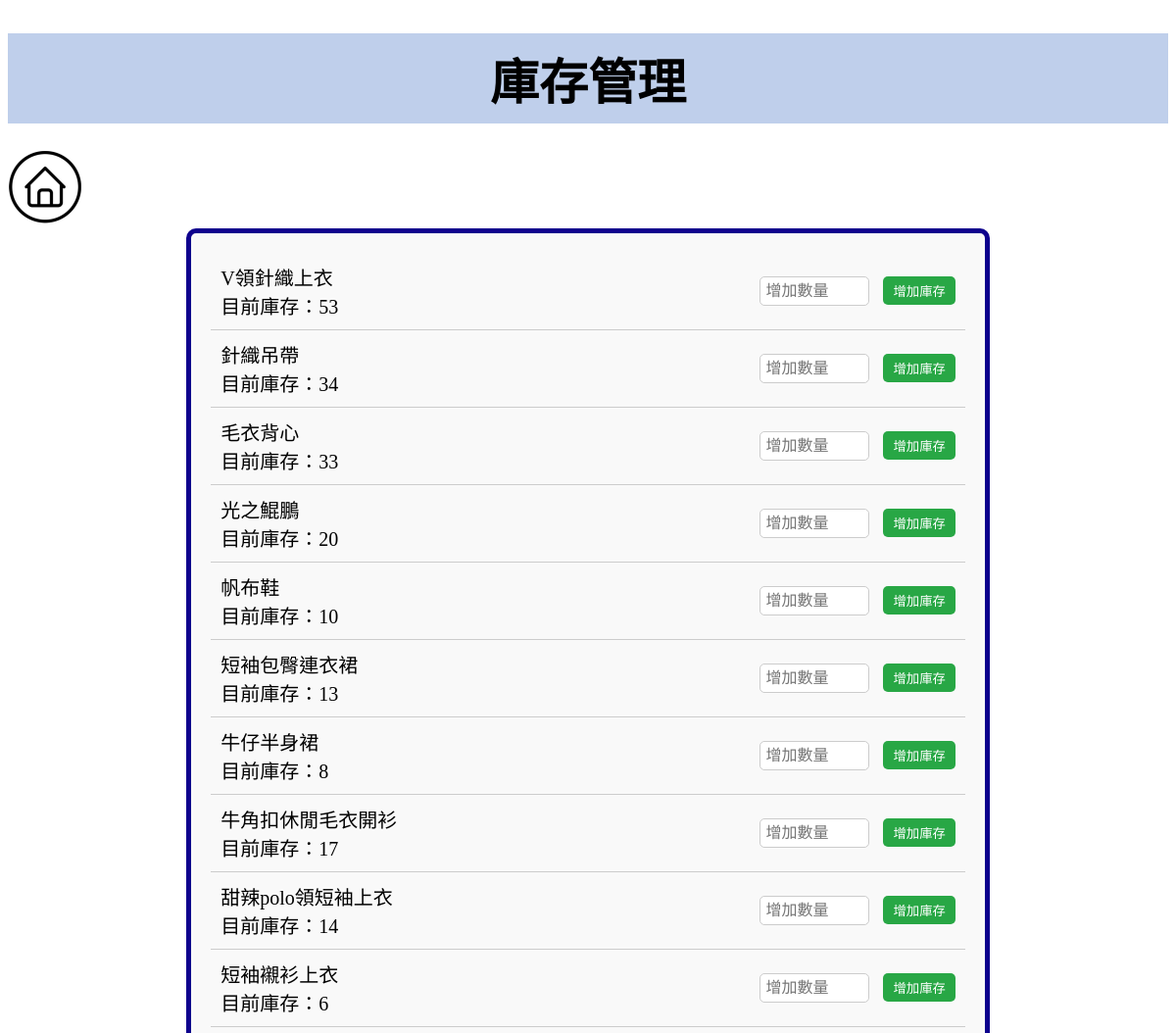
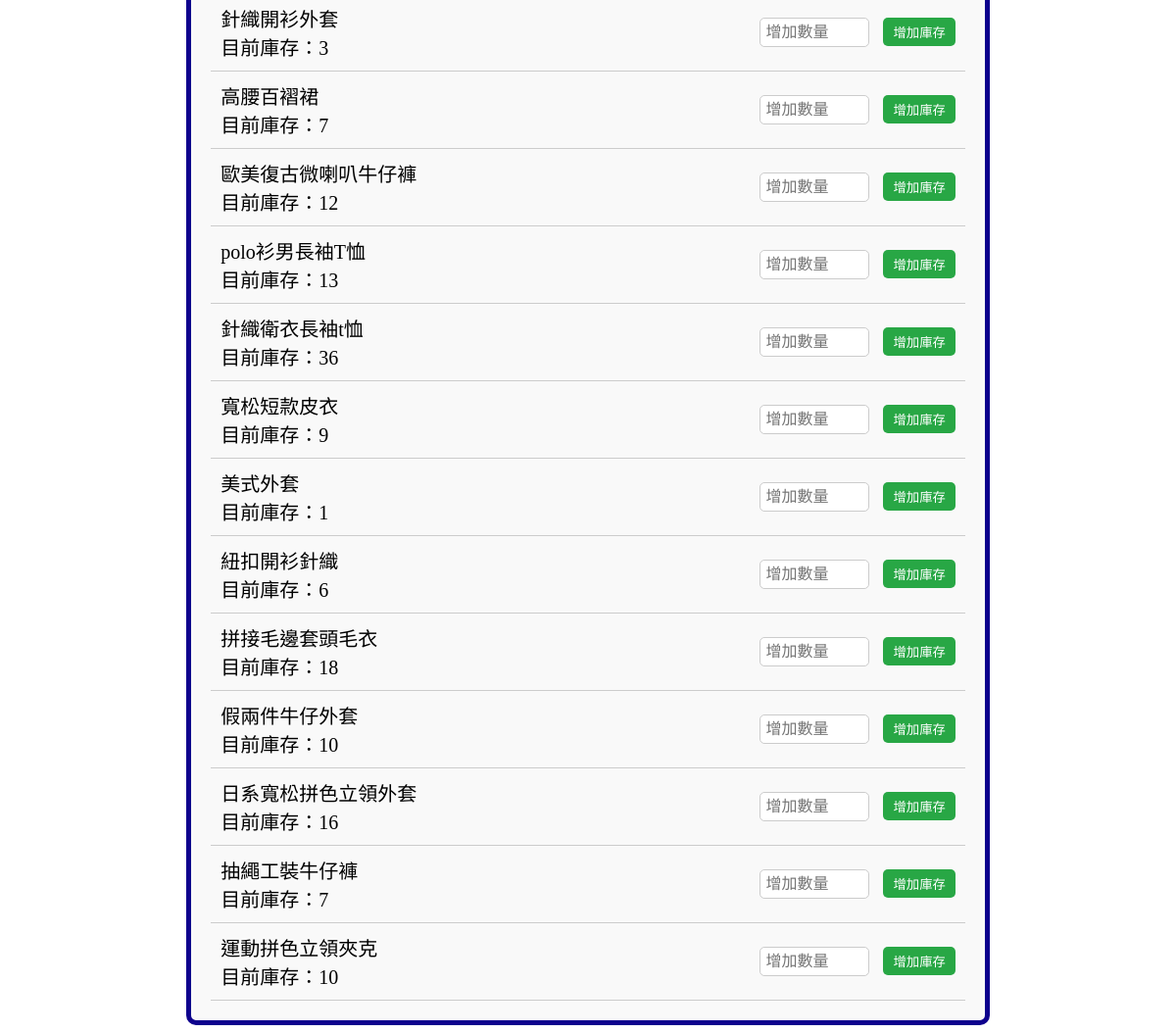
Screenshot of /inventory/ with the database file from the repository (2 pictures, top to bottom).
### mysite/models.py (models this page shows, shortened)
class Product(models.Model):
    name = models.CharField(max_length=100)
    image = models.ImageField(upload_to='product_images/', default='default.jpg')  # 定義默認值
    price = models.CharField(max_length=20,default='0')
    color = models.CharField(max_length=20,default='商品顏色')
    description = models.TextField()
    quantity = models.IntegerField(default=0)
    category = models.CharField(max_length=10,default="man")

### mysite/views.py (the view)
# urls.py: path('inventory/', mv.inventory, name='inventory'),
def inventory(request):
    products = Product.objects.all()
    return render(request, 'inventory.html', {'products': products})

### templates/inventory.html (shortened to what this page needs)
{% load static %}
<!DOCTYPE html>
<html lang="zh-Hant">
<head>
    <link rel="stylesheet" href="{% static 'css/inventory.css' %}">
</head>
<body>
    <h1 class="title">庫存管理</h1>
    <a href="{% url 'home' %}">
        <img id="house" src="{% static 'images/house.png' %}" alt="">
        </a>
    <div class="products">
        {% for product in products %}
        <div class="product">
            <div class="product-info">
                <p class="product-name">{{ product.name }}</p>
                <p class="product-stock">目前庫存：{{ product.quantity }}</p>
            </div>
            <div class="product-actions">
                <form action="{% url 'add_stock' product.id %}" method="post">
                    <input type="number" name="quantity" min="1" placeholder="增加數量">
                    <button type="submit">增加庫存</button>
                </form>
            </div>
        </div>
        {% endfor %}
    </div>
</body>
</html>

### static/css/inventory.css (style rules this page uses)
.title { margin-bottom: 2%; font-size: 50px; background-color: rgb(191, 207, 235); text-align: center; padding: 10px; }
.products { margin: 0 auto; padding: 20px; border: 5px solid #0e008d; border-radius: 10px; background-color: #f9f9f9; width: 65%; max-width: 900px; }
.product { display: flex; justify-content: space-between; padding: 10px; border-bottom: 1px solid #ccc; }
.product-info { flex: 1; }
.product-name, .product-stock { margin: 0; font-size: 20px; }
.product-actions { display: flex; align-items: center; }
.product input[type="number"] { width: 100px; padding: 5px; margin-right: 10px; font-size: 16px; border-radius: 5px; border: 1px solid #ccc; }
.product button { background-color: #28a745; color: #fff; border: none; padding: 5px 10px; cursor: pointer; border-radius: 5px; }

### rows the page displays
Product: name "V領針織上衣", quantity "53"
Product: name "針織吊帶", quantity "34"
Product: name "毛衣背心", quantity "33"
Product: name "光之鯤鵬", quantity "20"
Product: name "帆布鞋", quantity "10"
Product: name "短袖包臀連衣裙", quantity "13"
Product: name "牛仔半身裙", quantity "8"
Product: name "牛角扣休閒毛衣開衫", quantity "17"
Product: name "甜辣polo領短袖上衣", quantity "14"
Product: name "短袖襯衫上衣", quantity "6"
Product: name "針織開衫外套", quantity "3"
Product: name "高腰百褶裙", quantity "7"
Product: name "歐美復古微喇叭牛仔褲", quantity "12"
Product: name "polo衫男長袖T恤", quantity "13"
Product: name "針織衛衣長袖t恤", quantity "36"
Product: name "寬松短款皮衣", quantity "9"
Product: name "美式外套", quantity "1"
Product: name "紐扣開衫針織", quantity "6"
Product: name "拼接毛邊套頭毛衣", quantity "18"
Product: name "假兩件牛仔外套", quantity "10"
Product: name "日系寬松拼色立領外套", quantity "16"
Product: name "抽繩工裝牛仔褲", quantity "7"
Product: name "運動拼色立領夾克", quantity "10"
